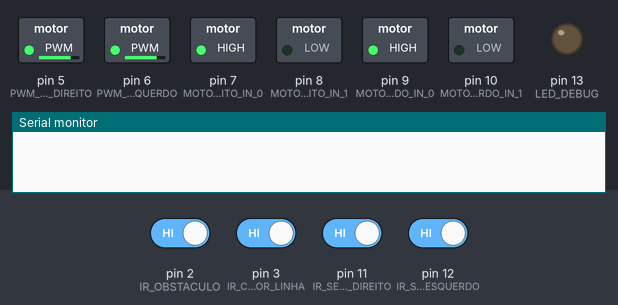
Bench run of a sketch on a simulated Arduino Uno, built with avr-gcc and run on an emulated ATmega328P. Shown: switched loads named in the sketch (green lamp = pin HIGH), output pins drawn as LEDs (lit = HIGH), the last lines printed to the serial monitor. Inputs (shaded band) come from the test bench; at power-on: pin 2 (IR_OBSTACULO), pin 3 (IR_CONTADOR_LINHA), pin 11 (IR_SEGUIDOR_DIREITO), pin 12 (IR_SEGUIDOR_ESQUERDO) HIGH. Random numbers use the default seed unless the sketch sets one.

Above: at 1.2 s.
1.3 s: pin 2 (IR_OBSTACULO) driven LOW
At 1.8 s:
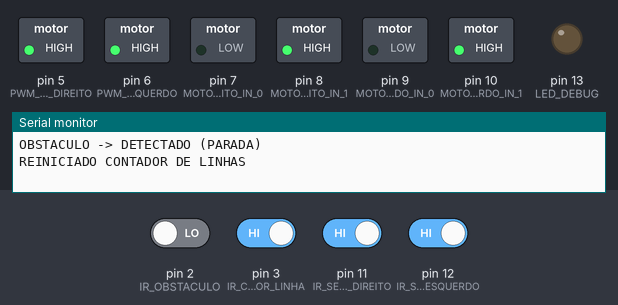
4.3 s: pin 11 (IR_SEGUIDOR_DIREITO) driven LOW
At 5.6 s:
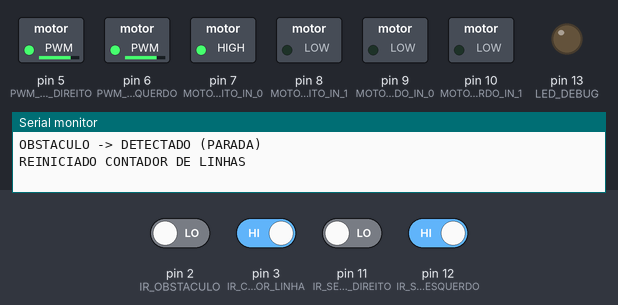
7.3 s: pin 11 (IR_SEGUIDOR_DIREITO) driven HIGH
At 7.8 s:
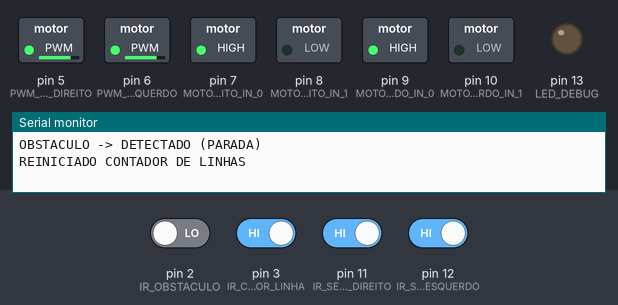
8.8 s: pin 12 (IR_SEGUIDOR_ESQUERDO) driven LOW
At 10.0 s:
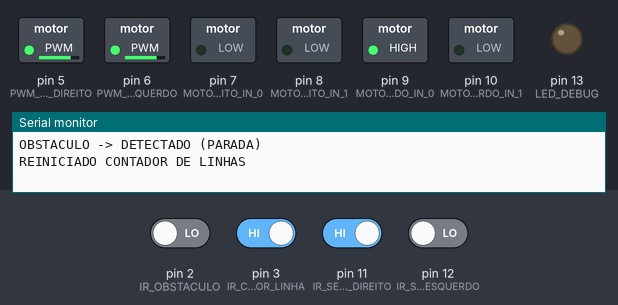
10.3 s: pin 12 (IR_SEGUIDOR_ESQUERDO) driven HIGH
At 11.3 s:
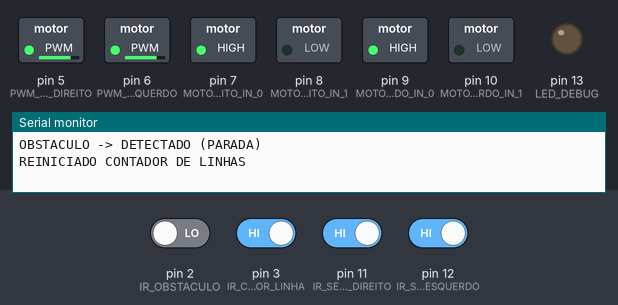
Timing chart, 0 to 12.8 s (numbered marks = the images above; inputs shaded):
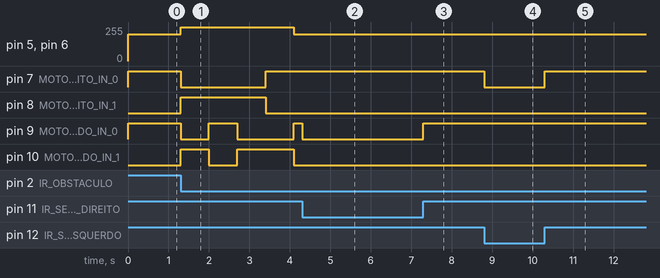

The sketch:

CARRINHO_GB_PARA_8.ino
```cpp
//Estados da maquina de estados
#define SEGUIR_LINHA 0
#define CURVA 1
#define PARADA 2

//Pinos
#define LED_DEBUG 13
#define IR_CONTADOR_LINHA 3
#define IR_OBSTACULO 2
#define IR_SEGUIDOR_DIREITO 11
#define IR_SEGUIDOR_ESQUERDO 12
#define PWM_MOTOR_DIREITO 5
#define PWM_MOTOR_ESQUERDO 6
#define MOTOR_DIREITO_IN_0 7
#define MOTOR_DIREITO_IN_1 8
#define MOTOR_ESQUERDO_IN_0 9
#define MOTOR_ESQUERDO_IN_1 10

//Outros
#define DEBOUNCE_DELAY 900

//Variaveis globais
int estado = SEGUIR_LINHA;
int iCount = 0;
int isObstaculo = 0;
bool bCallback = false;
int iSensorDireito, iSensorEsquerdo, iSensorContador;

// Últimos tempos de interrupção para cada sensor
volatile unsigned long lastTimeLinha = 0;
volatile unsigned long lastTimeObstaculo = 0;
volatile bool flagObstaculo = false;
volatile bool flagLinha = false;

//Funções de controle
bool passouDebounce(volatile unsigned long &lastTime) {
  unsigned long agora = millis();
  if (agora - lastTime < DEBOUNCE_DELAY) {
    return false;
  }
  lastTime = agora;
  return true;
}

void setup()
{
  //Configuração dos pinos
  pinMode(LED_DEBUG, OUTPUT);
  pinMode(IR_CONTADOR_LINHA, INPUT);
  pinMode(IR_OBSTACULO, INPUT);
  pinMode(IR_SEGUIDOR_DIREITO, INPUT);
  pinMode(IR_SEGUIDOR_ESQUERDO, INPUT);
  pinMode(PWM_MOTOR_DIREITO, OUTPUT);
  pinMode(PWM_MOTOR_ESQUERDO, OUTPUT);
  pinMode(MOTOR_DIREITO_IN_0, OUTPUT);
  pinMode(MOTOR_DIREITO_IN_1, OUTPUT);
  pinMode(MOTOR_ESQUERDO_IN_0, OUTPUT);
  pinMode(MOTOR_ESQUERDO_IN_1, OUTPUT);

  //Random flutuante
  randomSeed(analogRead(A0));

  Serial.begin(9600);

  attachInterrupt(digitalPinToInterrupt(IR_OBSTACULO), obstaculoISR, CHANGE);
  attachInterrupt(digitalPinToInterrupt(IR_CONTADOR_LINHA), contadorLinhaISR, FALLING);
}

void loop()
{
  //Logica para evitar conflitos de interrupt por meio de flags
  if (flagObstaculo) {
    flagObstaculo = false;
    Obstaculo();
  }

  if (flagLinha) {
    flagLinha = false;
    ContadorLinha();
  }

  switch(estado)
  {
    case SEGUIR_LINHA:
      SeguidorLinha();
      break;
    case CURVA:
      RealizarCurva(false, 0);
      break;
    case PARADA:
      Parar();
      // MeiaVolta(bCallback);
      ReiniciarContadorLinha();
      RealizarCurva(false, 0);
      iCount = 1;
      RealizarCurva(false, 1);
      iCount = 1;

      break;
  }
}

//Operações de direção
void SeguidorLinha()
{
  iSensorDireito = digitalRead(IR_SEGUIDOR_DIREITO);
  iSensorEsquerdo = digitalRead(IR_SEGUIDOR_ESQUERDO);

  if (iSensorEsquerdo == LOW && iSensorDireito == LOW) // Andar Reto
  {
    analogWrite(PWM_MOTOR_DIREITO, 200);
    analogWrite(PWM_MOTOR_ESQUERDO, 200);

    digitalWrite(MOTOR_DIREITO_IN_0, HIGH);
    digitalWrite(MOTOR_DIREITO_IN_1, LOW);

    digitalWrite(MOTOR_ESQUERDO_IN_0, HIGH);
    digitalWrite(MOTOR_ESQUERDO_IN_1, LOW);
  }
  else if (iSensorEsquerdo == LOW) // Corrigir esquerda
  {
    analogWrite(PWM_MOTOR_DIREITO, 200);
    analogWrite(PWM_MOTOR_ESQUERDO, 200);

    digitalWrite(MOTOR_ESQUERDO_IN_0, HIGH);
    digitalWrite(MOTOR_ESQUERDO_IN_1, LOW);

    digitalWrite(MOTOR_DIREITO_IN_0, LOW);
    digitalWrite(MOTOR_DIREITO_IN_1, LOW);
  }
  else if (iSensorDireito == LOW) // Corrigir direita
  {
    analogWrite(PWM_MOTOR_DIREITO, 200);
    analogWrite(PWM_MOTOR_ESQUERDO, 200);

    digitalWrite(MOTOR_ESQUERDO_IN_0, LOW);
    digitalWrite(MOTOR_ESQUERDO_IN_1, LOW);

    digitalWrite(MOTOR_DIREITO_IN_0, HIGH);
    digitalWrite(MOTOR_DIREITO_IN_1, LOW);
  }
  else
  {
    analogWrite(PWM_MOTOR_DIREITO, 200);
    analogWrite(PWM_MOTOR_ESQUERDO, 200);

    digitalWrite(MOTOR_DIREITO_IN_0, HIGH);
    digitalWrite(MOTOR_DIREITO_IN_1, LOW);

    digitalWrite(MOTOR_ESQUERDO_IN_0, HIGH);
    digitalWrite(MOTOR_ESQUERDO_IN_1, LOW);
  }

  bCallback = false;
}

void Parar()
{
  analogWrite(PWM_MOTOR_DIREITO, 0);
  analogWrite(PWM_MOTOR_ESQUERDO, 0);

  digitalWrite(MOTOR_DIREITO_IN_0, LOW);
  digitalWrite(MOTOR_DIREITO_IN_1, LOW);

  digitalWrite(MOTOR_ESQUERDO_IN_0, LOW);
  digitalWrite(MOTOR_ESQUERDO_IN_1, LOW);
  // delay(1000);
}

void RealizarCurva(bool aleatorio, int curva)
{
  int movimento;
  aleatorio ? movimento = random(2) : movimento = curva;

  switch (movimento)
  {
    case 0: // Vira Direita
      DarRe(false);

      digitalWrite(MOTOR_ESQUERDO_IN_0, HIGH);
      digitalWrite(MOTOR_ESQUERDO_IN_1, LOW);

      digitalWrite(MOTOR_DIREITO_IN_0, LOW);
      digitalWrite(MOTOR_DIREITO_IN_1, HIGH);
      delay(700);
      break;
    case 1: //Vira Esquerda
      DarRe(false);

      digitalWrite(MOTOR_ESQUERDO_IN_0, LOW);
      digitalWrite(MOTOR_ESQUERDO_IN_1, HIGH);

      digitalWrite(MOTOR_DIREITO_IN_0, HIGH);
      digitalWrite(MOTOR_DIREITO_IN_1, LOW);
      delay(700);
      break;
  }

  estado = SEGUIR_LINHA;
}

void MeiaVolta(bool &bCallback)
{
  ReiniciarContadorLinha();

  if(bCallback)
    return;

  DarRe(true);

  analogWrite(PWM_MOTOR_DIREITO, 200);
  analogWrite(PWM_MOTOR_ESQUERDO, 200);

  digitalWrite(MOTOR_ESQUERDO_IN_0, LOW);
  digitalWrite(MOTOR_ESQUERDO_IN_1, HIGH);

  digitalWrite(MOTOR_DIREITO_IN_0, HIGH);
  digitalWrite(MOTOR_DIREITO_IN_1, LOW);
  delay(1400);

  bCallback = true;
}

void DarRe(bool pararNoFinal)
{
  analogWrite(PWM_MOTOR_DIREITO, 255);
  analogWrite(PWM_MOTOR_ESQUERDO, 255);

  digitalWrite(MOTOR_ESQUERDO_IN_0, LOW);
  digitalWrite(MOTOR_ESQUERDO_IN_1, HIGH);

  digitalWrite(MOTOR_DIREITO_IN_0, LOW);
  digitalWrite(MOTOR_DIREITO_IN_1, HIGH);
  delay(700);

  if(pararNoFinal)
    Parar();
}


//Interupções
void obstaculoISR() {
  if (!passouDebounce(lastTimeObstaculo)) return;
  flagObstaculo = true;
}

void Obstaculo()
{
  isObstaculo = !isObstaculo;
  estado = isObstaculo ? PARADA : SEGUIR_LINHA;

  Serial.print("OBSTACULO -> ");
  Serial.println(isObstaculo ? "DETECTADO (PARADA)" : "LIVRE (SEGUIR_LINHA)");
}

void contadorLinhaISR() {
  if (!passouDebounce(lastTimeLinha)) return;
  flagLinha = true;
}

void ContadorLinha()
{
  if (estado == PARADA)
    return;

  iSensorContador = digitalRead(IR_CONTADOR_LINHA);
  if(iSensorContador != HIGH)
  {
    iCount++;

    Serial.print("LINHA CRUZADA: ");
    Serial.println(iCount);

    if(iCount >= 3)
    {
      estado = CURVA;
      iCount = 0;
      Serial.println("LIMITE DE LINHAS -> CURVA");
    }
  }
}

void ReiniciarContadorLinha(){
  lastTimeLinha = millis();
  iCount = 0;
  Serial.println("REINICIADO CONTADOR DE LINHAS");
}
```

Measured:
- after the input at 1.3 s, pin 5 (PWM_MOTOR_DIREITO), pin 6 (PWM_MOTOR_ESQUERDO): 200/255 → 255/255 at once, → 200/255 2.8 s later
- after the input at 4.3 s, pin 9 (MOTOR_ESQUERDO_IN_0): HIGH → LOW at once
- after the input at 7.3 s, pin 9 (MOTOR_ESQUERDO_IN_0): LOW → HIGH at once
- after the input at 8.8 s, pin 7 (MOTOR_DIREITO_IN_0): HIGH → LOW at once
- after the input at 10.3 s, pin 7 (MOTOR_DIREITO_IN_0): LOW → HIGH at once
